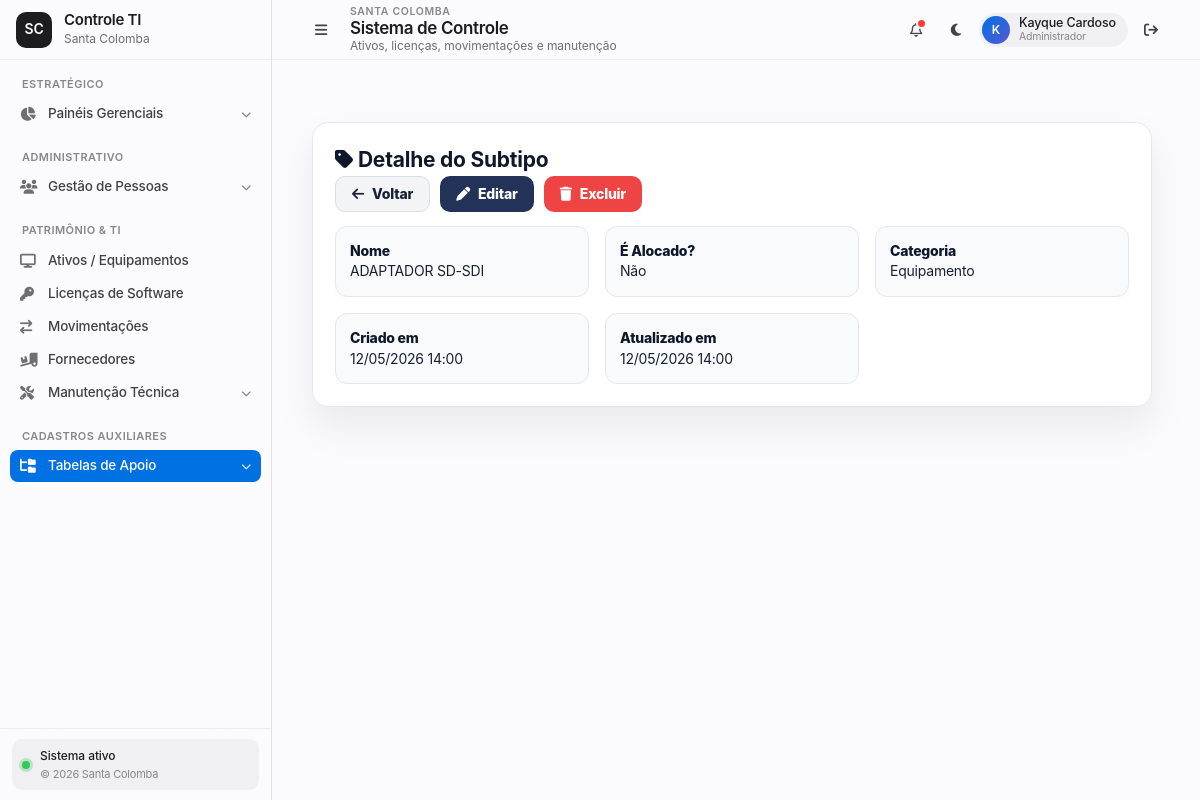
Screenshot of /subtipos/51/ (signed in) with the database file from the repository.
### ProjetoEstoque/models.py (models this page shows, shortened)
class AuditModel(models.Model):
    criado_por = models.ForeignKey(User, related_name="%(class)s_criador", on_delete=models.SET_NULL, null=True, blank=True)
    atualizado_por = models.ForeignKey(User, related_name="%(class)s_atualizador", on_delete=models.SET_NULL, null=True, blank=True)
    created_at = models.DateTimeField(auto_now_add=True)
    updated_at = models.DateTimeField(auto_now=True)
    class Meta:
        abstract = True

class Subtipo(AuditModel):
    nome = models.CharField(max_length=100)
    alocado = models.CharField(max_length=3, choices=SimNaoChoices.choices)
    categoria = models.ForeignKey(Categoria, on_delete=models.CASCADE)

class Categoria(AuditModel):
    nome = models.CharField(max_length=100)

### ProjetoEstoque/views/subtipos.py (the view)
# urls.py: path("subtipos/<int:pk>/", views.subtipo_detail, name="subtipo_detail"),
@login_required
def subtipo_detail(request, pk):
    obj = get_object_or_404(Subtipo.objects.select_related("categoria"), pk=pk)
    return render(request, "front/subtipo/subtipo_detail.html", {"obj": obj})

### ProjetoEstoque/templates/front/subtipo/subtipo_detail.html (shortened to what this page needs)
{% extends 'base.html' %}
{% block content %}
<link rel="stylesheet" href="https://cdnjs.cloudflare.com/ajax/libs/font-awesome/6.4.2/css/all.min.css">
<div class="wrapper">
   <h2 style="color: #0f172a;"><i class="fa fa-tag"></i> Detalhe do Subtipo</h2>
    <div class="actions">
      <a class="btn btn-back" href="{% url 'subtipo_list' %}"><i class="fa fa-arrow-left"></i> Voltar</a>
      <a class="btn btn-edit" href="{% url 'subtipo_update' obj.pk %}"><i class="fa fa-pen"></i> Editar</a>
      <button class="btn btn-del js-open-delete" data-url="{% url 'subtipo_delete' obj.pk %}" data-name="{{ obj.nome|escapejs }}"><i class="fa fa-trash"></i> Excluir</button>
    </div>
  <div class="grid">
    <div class="card">
      <div class="label">Nome</div>
      <div class="value">{{ obj.nome }}</div>
    </div>
    <div class="card">
      <div class="label">É Alocado?</div>
      <div class="value">{{ obj.get_alocado_display }}</div>
    </div>
    <div class="card">
      <div class="label">Categoria</div>
      <div class="value">{{ obj.categoria.nome }}</div>
    </div>
    <div class="card">
      <div class="label">Criado em</div>
      <div class="value">{{ obj.created_at|date:"d/m/Y H:i" }}</div>
    </div>
    <div class="card">
      <div class="label">Atualizado em</div>
      <div class="value">{{ obj.updated_at|date:"d/m/Y H:i" }}</div>
    </div>
  </div>
</div>
{% endblock %}

### ProjetoEstoque/templates/base.html (shortened to what this page needs)
{% load static %}
<!DOCTYPE html>
<html lang="pt-br">
<head>
  <link rel="stylesheet" href="https://cdnjs.cloudflare.com/ajax/libs/font-awesome/6.5.2/css/all.min.css">
</head>
<body class="theme-light">
  <div class="app-shell" id="appShell">
    <aside class="sidebar" id="sidebar" aria-label="Menu lateral principal">
      <div class="sidebar-brand">
        <a href="{% url 'dashboard' %}" class="brand-mark" aria-label="Ir para o dashboard">
          <span class="brand-fallback" style="display: none;">SC</span>
        </a>
        <div class="brand-copy">
          <span class="brand-title">Controle TI</span>
          <span class="brand-subtitle">Santa Colomba</span>
        </div>
      </div>
      <nav class="sidebar-nav" aria-label="Navegação do sistema">
        <section class="nav-section" aria-labelledby="nav-estrategico">
          <div class="nav-label" id="nav-estrategico">Estratégico</div>
          <div class="nav-group">
            <button
              type="button"
              class="nav-button "
              data-submenu-target="sub-dash"
              aria-expanded="false"
              aria-controls="sub-dash"
              title="Painéis gerenciais">
              <i class="fa-solid fa-chart-pie nav-icon" aria-hidden="true"></i>
              <span class="nav-text">Painéis Gerenciais</span>
              <i class="fa-solid fa-chevron-down nav-arrow" aria-hidden="true"></i>
            </button>
            <div class="submenu" id="sub-dash">
              <div class="submenu-inner">
                <a href="{% url 'alertas_dashboard' %}" class="sub-link {% if request.resolver_match.url_name == 'alertas_dashboard' %}is-active{% endif %}">Alertas</a>
              </div>
            </div>
          </div>
        </section>
        <section class="nav-section" aria-labelledby="nav-administrativo">
          <div class="nav-label" id="nav-administrativo">Administrativo</div>
          <div class="nav-group">
            <button
              type="button"
              class="nav-button {% if 'usuario' in request.resolver_match.url_name or 'centrocusto' in request.resolver_match.url_name %}is-active{% endif %}"
              data-submenu-target="sub-pessoas"
              aria-expanded="false"
              aria-controls="sub-pessoas"
              title="Gestão de pessoas">
              <i class="fa-solid fa-users nav-icon" aria-hidden="true"></i>
              <span class="nav-text">Gestão de Pessoas</span>
              <i class="fa-solid fa-chevron-down nav-arrow" aria-hidden="true"></i>
            </button>
            <div class="submenu" id="sub-pessoas">
              <div class="submenu-inner">
                <a href="{% url 'usuario_list' %}" class="sub-link {% if 'usuario' in request.resolver_match.url_name and 'hierarquia' not in request.resolver_match.url_name %}is-active{% endif %}">Colaboradores</a>
              </div>
            </div>
          </div>
        </section>
        <section class="nav-section" aria-labelledby="nav-patrimonio">
          <div class="nav-label" id="nav-patrimonio">Patrimônio & TI</div>
          <a href="{% url 'equipamentos_list' %}" class="nav-item {% if 'equipamento' in request.resolver_match.url_name %}is-active{% endif %}" title="Ativos e equipamentos">
            <i class="fa-solid fa-display nav-icon" aria-hidden="true"></i>
            <span class="nav-text">Ativos / Equipamentos</span>
          </a>
          <a href="{% url 'licenca_list' %}" class="nav-item {% if 'licenca_' in request.resolver_match.url_name and 'dashboard' not in request.resolver_match.url_name %}is-active{% endif %}" title="Licenças de software">
            <i class="fa-solid fa-key nav-icon" aria-hidden="true"></i>
            <span class="nav-text">Licenças de Software</span>
          </a>
          <a href="{% url 'movimentacao_list' %}" class="nav-item {% if 'movimentacao' in request.resolver_match.url_name %}is-active{% endif %}" title="Movimentações">
            <i class="fa-solid fa-arrow-right-arrow-left nav-icon" aria-hidden="true"></i>
            <span class="nav-text">Movimentações</span>
          </a>
          <a href="{% url 'fornecedor_list' %}" class="nav-item {% if 'fornecedor' in request.resolver_match.url_name %}is-active{% endif %}" title="Fornecedores">
            <i class="fa-solid fa-truck-ramp-box nav-icon" aria-hidden="true"></i>
            <span class="nav-text">Fornecedores</span>
          </a>
          <div class="nav-group">
            <button
              type="button"
              class="nav-button {% if 'preventiva' in request.resolver_match.url_name and 'dashboard' not in request.resolver_match.url_name or request.resolver_match.url_name == 'checklist_list' %}is-active{% endif %}"
              data-submenu-target="sub-manutencao"
              aria-expanded="false"
              aria-controls="sub-manutencao"
              title="Manutenção técnica">
              <i class="fa-solid fa-screwdriver-wrench nav-icon" aria-hidden="true"></i>
              <span class="nav-text">Manutenção Técnica</span>
              <i class="fa-solid fa-chevron-down nav-arrow" aria-hidden="true"></i>
            </button>
            <div class="submenu" id="sub-manutencao">
              <div class="submenu-inner">
                <a href="{% url 'preventiva_start' %}" class="sub-link {% if request.resolver_match.url_name == 'preventiva_start' %}is-active{% endif %}">Nova Preventiva</a>
              </div>
            </div>
          </div>
        </section>
        <section class="nav-section" aria-labelledby="nav-cadastros">
          <div class="nav-label" id="nav-cadastros">Cadastros Auxiliares</div>
          <div class="nav-group">
            <button
              type="button"
              class="nav-button {% if 'subtipo' in request.resolver_match.url_name or 'localidade' in request.resolver_match.url_name or 'funcoes' in request.resolver_match.url_name %}is-active{% endif %}"
              data-submenu-target="sub-cadastros"
              aria-expanded="false"
              aria-controls="sub-cadastros"
              title="Tabelas de apoio">
              <i class="fa-solid fa-folder-tree nav-icon" aria-hidden="true"></i>
              <span class="nav-text">Tabelas de Apoio</span>
              <i class="fa-solid fa-chevron-down nav-arrow" aria-hidden="true"></i>
            </button>
            <div class="submenu" id="sub-cadastros">
              <div class="submenu-inner">
                <a href="{% url 'subtipo_list' %}" class="sub-link {% if request.resolver_match.url_name == 'subtipo_list' %}is-active{% endif %}">Tipos de Item</a>
              </div>
            </div>
          </div>
        </section>
      </nav>
      <div class="sidebar-footer">
        <div class="system-status" title="Sistema operacional">
          <span class="status-dot" aria-hidden="true"></span>
          <div class="status-copy">
            <span class="status-title">Sistema ativo</span>
            <span class="status-subtitle">© {% now "Y" %} Santa Colomba</span>
          </div>
        </div>
      </div>
    </aside>
    <main class="main-shell">
      <header class="topbar">
        <div class="topbar-left">
          <button
            type="button"
            class="sidebar-toggle"
            id="sidebarToggle"
            aria-label="Abrir ou recolher menu lateral"
            aria-controls="sidebar"
            aria-expanded="false">
            <i class="fa-solid fa-bars" aria-hidden="true"></i>
          </button>
          <div class="topbar-title-group">
            <span class="eyebrow">Santa Colomba</span>
            <h1 class="topbar-title">{% block page_title %}Sistema de Controle{% endblock %}</h1>
            <span class="topbar-subtitle">{% block page_subtitle %}Ativos, licenças, movimentações e manutenção{% endblock %}</span>
          </div>
        </div>
        <div class="topbar-actions">
          <button type="button" class="icon-button" id="notificationButton" aria-label="Notificações" title="Notificações">
            <i class="fa-regular fa-bell" aria-hidden="true"></i>
            <span class="badge-dot" aria-hidden="true"></span>
          </button>
          <button type="button" class="icon-button" id="themeToggle" aria-label="Alternar entre modo claro e escuro" title="Alternar tema">
            <i class="fa-solid fa-moon" id="themeIcon" aria-hidden="true"></i>
          </button>
          <div class="profile-chip" title="Usuário logado">
            <div class="profile-avatar" aria-hidden="true">
              {{ user.username|default:"U"|slice:":1"|upper }}
            </div>
            <div class="profile-copy">
              <span class="profile-name">{{ user.first_name|default:user.username }}</span>
              <span class="profile-role">Administrador</span>
            </div>
          </div>
          <form method="post" action="{% url 'logout' %}" style="margin:0;padding:0;">
            <button type="submit" class="logout-button" title="Sair do sistema" aria-label="Sair do sistema">
              <i class="fa-solid fa-arrow-right-from-bracket" aria-hidden="true"></i>
            </button>
          </form>
        </div>
      </header>
      <div class="main-scroll" id="mainContent" tabindex="-1">
        <div class="main-container">
          {% block content %}{% endblock %}
        </div>
      </div>
    </main>
  </div>
</body>
</html>

### ProjetoEstoque/templates/front/subtipo/subtipo_detail.html (style rules this page uses)
:root { --line:#e5e7eb;--ink:#172133;--soft:#f8fafc;--card:#fff;--shadow:0 20px 40px rgba(2,6,23,.07) }
.wrapper { max-width:900px;margin:22px auto;background:var(--card);border:1px solid var(--line);border-radius:16px;box-shadow:var(--shadow);padding:22px }
.actions { display:flex;gap:10px }
.btn { border:none;border-radius:10px;padding:10px 16px;font-weight:800;cursor:pointer;display:inline-flex;align-items:center;gap:8px;text-decoration:none }
.btn-edit { background:#223259;color:#fff }
.btn-del { background:#ef4444;color:#fff }
.btn-back { background:#f3f4f6;color:#172133;border:1px solid #d8dee9 }
.grid { margin-top:14px;display:grid;grid-template-columns:repeat(auto-fit,minmax(240px,1fr));gap:16px }
.card { background:var(--soft);border:1px solid var(--line);border-radius:12px;padding:14px }
.label { font-weight:800;color:#0f172a }
.value { color:#172133 }

### rows the page displays
Subtipo: nome "ADAPTADOR SD-SDI", alocado "Não", categoria.nome "Equipamento", created_at "12/05/2026 14:00", updated_at "12/05/2026 14:00"

### other values shown
{{ user.username|default:"U"|slice:":1"|upper }} "K"
{{ user.first_name|default:user.username }} "Kayque Cardoso"
